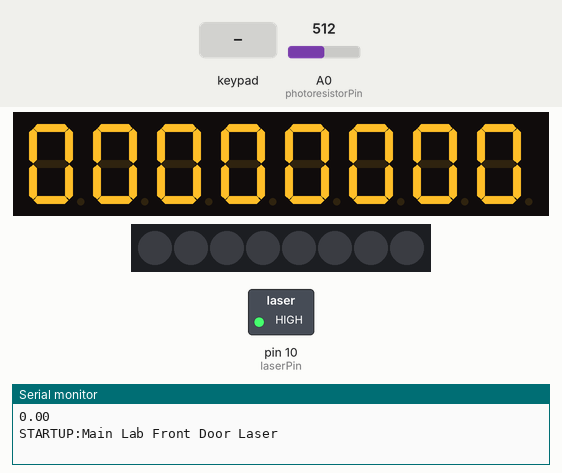
This sketch was run on a simulated Arduino Uno, built with avr-gcc and run on an emulated ATmega328P. Parts: 8-digit seven-segment display, 8 RGB LEDs in strip order, left to right, switched loads named in the sketch (green lamp = pin HIGH), the last lines printed to the serial monitor. The inputs (shaded band) are chosen by the test bench; at power-on: A0 (photoresistorPin) = 512.

Above: at 1.2 s.
1.3 s: keypad keys 1 2 3 4 pressed 0.4 s apart
At 1.37 s:
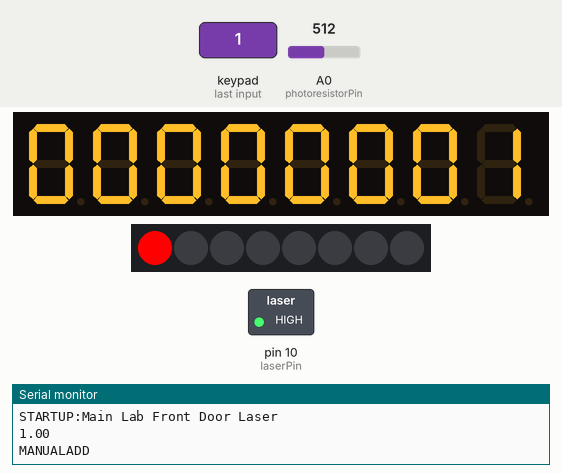
4.4 s: key '8' pressed
At 5.4 s:
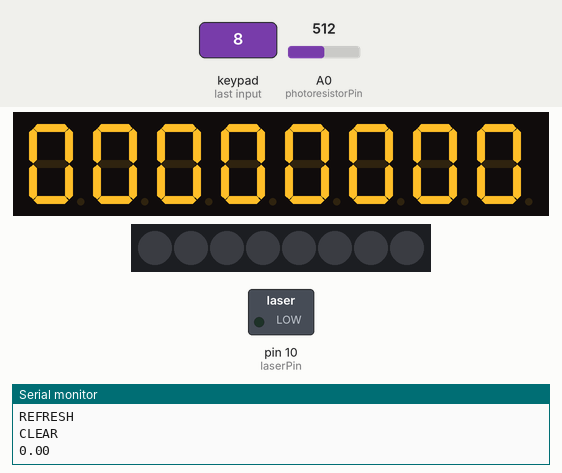
6.0 s: key '6' pressed
At 6.5 s:
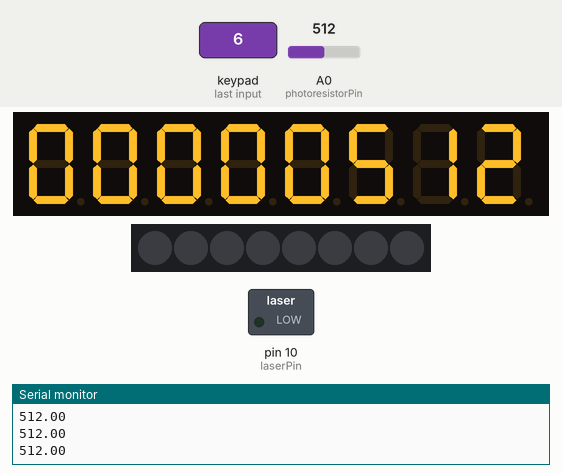
7.7 s: A0 (photoresistorPin) set to 716
At 8.9 s:
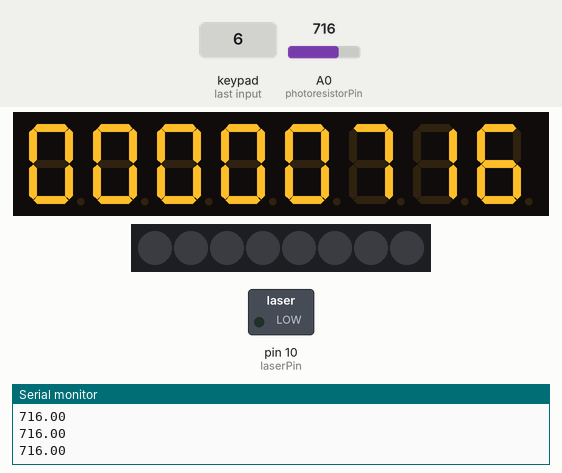
9.2 s: A0 (photoresistorPin) set to 900
At 10.5 s:
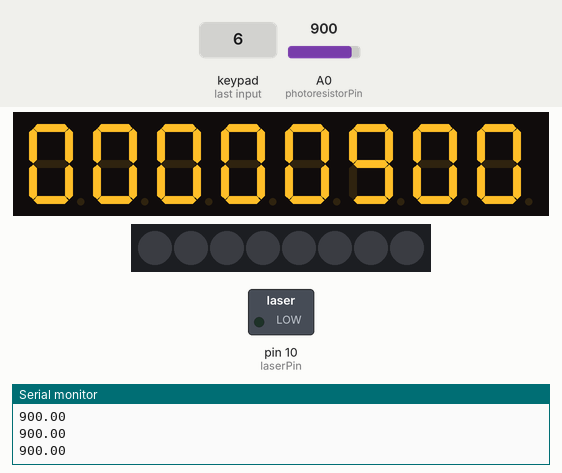
Timing chart, 0 to 12.2 s (numbered marks = the images above; inputs shaded):
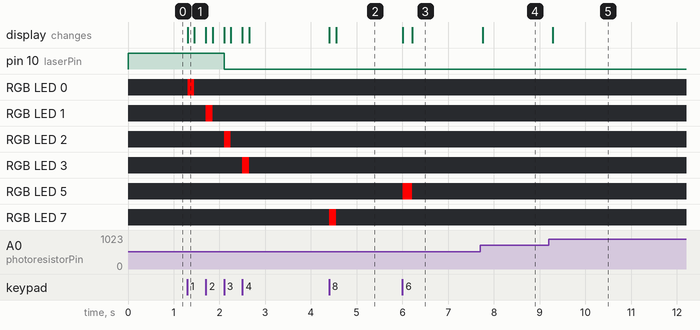

The sketch:

LaserCounterCircuit.ino
```cpp
/* CONSTRUCT LASER TRIPWIRE CODE
 *  WRITTEN BY Z. COOK
 *
 *
 *  ---------------------------------------
 *  Pinout:
 *  7: Seven segment display strobe
 *  8: Seven segment display data
 *  9: Seven segment display clock
 *  10: Laser diode
 *  A0: Photoresistor sensor
 */

// Load library for TMC1638 8 x Seven Segment Display ith Keys and LEDs display
#include <TM1638.h>

// CONFIG
// Pins
const int displayStrobePin = 7;
const int displayDataPin = 8;
const int displayClockPin = 9;
const int laserPin = 10;
const int photoresistorPin = A0;

// If 0, the laser will be disabled when the Arduino initializes
const int laserEnabledOnStart = 1;
// Threshold of photoresistor to be tripped from 0 to 1000
const int photoresistorThreshold = 100;

// LED that turns on when laser is tripped. Set to 0 to disable
const byte trippedLEDDebug = 64;

// Name of the board to send over serial.
String boardName = "Main Lab Front Door Laser";


// VARIABLES
// Button currently down
byte buttonCurrentlyDown = 0;
// Number displayed on screen
double numberToDisplay = 0;
// Count of people who passed through door
unsigned long doorPassCounter = 0;
// 1 is laser is enabled or 0 if laser is disabled
int laserEnabled = laserEnabledOnStart;
// Last time trip wire was triggered
unsigned long lastTripwireTime = 0;
// Offset to add to LEDs. USed with trippedLEDDebug
byte buttonLEDOnOffset = 0;
// Button statuses
byte buttonDownIndividualStatuses[] = {0,0,0,0,0,0,0,0};
// Determines the state of the display.
int showSensetivity = 0;

// Define module for seven segment display TMC1638
TM1638 module(displayDataPin,displayClockPin,displayStrobePin);


// CUSTOM FUNCTIONS
/*
 * Update display to number of people
 */
void updateDisplayToPeopleCounter() {
  // Update display
  numberToDisplay = 0;
  if (showSensetivity == 0) {
    numberToDisplay = floor(doorPassCounter/2.0);
  } else if (showSensetivity == 1) {
    numberToDisplay = floor(analogRead(photoresistorPin));
  }
  module.setDisplayToDecNumber(numberToDisplay,0x00);

  // Print serial to update clock
  Serial.println(numberToDisplay);
}

/*
 * Invoked when laser has been tripped and how long it has been broken
 * Will not be called when laser is disabled
 * Should be edited based on setup. Default is optimized for ankle level.
 */
void laserTripped(unsigned long timeDownMillis) {
  // Increment counter
  doorPassCounter = doorPassCounter += 1;

  // Update display
  updateDisplayToPeopleCounter();

  // Output string PASS if number of people changed
  if (doorPassCounter % 2 == 0) {
    Serial.println("INCREMENT");
  }
}

/*
 * Invoked when a button is pressed and released, with the button number
 */
void buttonPressed(byte buttonId) {
  if (buttonId == 1) {
    // 1st button pressed: Increase counter by 2
    doorPassCounter = doorPassCounter + 2;
    updateDisplayToPeopleCounter();
    Serial.println("MANUALADD");
  } else if (buttonId == 2) {
    // 2nd button pressed: Decrease counter by 2
    doorPassCounter = doorPassCounter - 2;
    if (doorPassCounter < 0 || doorPassCounter > ceil(pow(10,8)) - 1) {
      doorPassCounter = 0;
    }
    Serial.println("MANUALSUB");
    updateDisplayToPeopleCounter();
  } else if (buttonId == 4) {
    // 3rd button pressed: Enable/disable laser
    if (laserEnabled == 1) {
      laserEnabled = 0;
    } else {
      laserEnabled = 1;
    }
  } else if (buttonId == 8) {
    // 4th button pressed: Send refresh signal
    Serial.println("REFRESH");
  } else if (buttonId == 16) {
    // 5th button pressed: Nothing
  } else if (buttonId == 32) {
    // 6th button pressed: Change the debug button.
    if (showSensetivity == 0) {
      showSensetivity = 1;
    } else {
      showSensetivity = 0;
    }
    updateDisplayToPeopleCounter();
  } else if (buttonId == 64) {
    // 7th button pressed: Reserved
  } else if (buttonId == 128) {
    // 8th button pressed: Reset counter
    doorPassCounter = 0;
    Serial.println("CLEAR");
    updateDisplayToPeopleCounter();
  }
}

/*
 * Invoked when a Serial message is input.
 *
 * Current commands:
 *    SET:NNNNNNNN   - Sets number to display
 *    GETNAME        - Serial prints NAME:boardName
 */
void serialInput(String input) {
  // If command is "SET:_______", change door passes
  // IF command is "GETNAME", print NAME:boardName
  if (input.substring(0,4).equals("SET:")) {
    // Move string to buffer
    char inputLongBuffer[9];
    input.substring(4).toCharArray(inputLongBuffer,sizeof(inputLongBuffer));
    // Set door passes
    long inputLong = atol(inputLongBuffer);
    doorPassCounter = inputLong * 2;
    updateDisplayToPeopleCounter();
  } else if (input.substring(0,8).equals("GETNAME")) {
    Serial.println("NAME:" + boardName);
  }
}


// MAIN FUNCTIONS
/*
 * Update which button is down, if any
 */
void updateButtonsPressed() {
  // Update buttons pressed and update LEDs above
  buttonCurrentlyDown = module.getButtons() + buttonLEDOnOffset;
  module.setLEDs(buttonCurrentlyDown & 0xFF);
}

/*
 * Determines what buttons are pressed
 */
void signalButtonsToPress() {
  byte currentButtonsDown = buttonCurrentlyDown;

  // Go through buttons and signal ones down
  for (int i = 7; i >= 0; i--) {
    int buttonId = floor(pow(2,i) + 0.5);
    byte currentButtonState = buttonDownIndividualStatuses[i];
    byte newTotalState = currentButtonsDown % buttonId;

    // Change state if needed
    if (newTotalState == currentButtonsDown) {
      buttonDownIndividualStatuses[i] = 0;
    } else {
      currentButtonsDown = newTotalState;
      buttonDownIndividualStatuses[i] = 1;
    }

    // Update button down if went from down to up
    if (currentButtonState == 0 && buttonDownIndividualStatuses[i] == 1) {
      buttonPressed(buttonId);
    }
  }
}

/*
 * Function invoked every cycle step
 */
void laserCycleStep() {
  // Update buttons
  byte previousButtonDown = buttonCurrentlyDown;
  updateButtonsPressed();

  // If the sensetivity is being shown, display the sensitivity.
  if (showSensetivity == 1) {
    updateDisplayToPeopleCounter();
    delay(100);
  }

  // If buttons changed, call update function
  if (buttonCurrentlyDown != previousButtonDown) {
    signalButtonsToPress();
  }

  // If the laser is enabled, run the tripwire
  if (laserEnabled == 1) {
    int resistorValue = analogRead(photoresistorPin);

    // Set LED offset
    if (resistorValue < photoresistorThreshold) {
      buttonLEDOnOffset = trippedLEDDebug;
    } else {
      buttonLEDOnOffset = 0;
    }

    if (lastTripwireTime == 0 && resistorValue < photoresistorThreshold) {
      // If laser was tripped, set time to current time
      lastTripwireTime = millis();
    } else if (lastTripwireTime != 0 && resistorValue > photoresistorThreshold) {
      // If laser is no longer tripped and counter was set, invoke laserTripped and set timer to 0
      laserTripped(millis() - lastTripwireTime);
      lastTripwireTime = 0;
    }
  } else {
    // Reset tripwire state
    lastTripwireTime = 0;
  }

  // Enable/disable laser
  if (laserEnabled == 1) {
    digitalWrite(laserPin,HIGH);
  } else {
    digitalWrite(laserPin,LOW);
  }

  // Update serial input
  while (Serial.available()) {
    serialInput(Serial.readString());
  }
}


/*
 * Main setup function when intitialized
 */
void setup() {
  // Set up pins
  Serial.begin(9600);
  pinMode(laserPin,OUTPUT);

  // Set up display
  module.clearDisplay();
  updateDisplayToPeopleCounter();

  // Output startup message
  Serial.println("STARTUP:" + boardName);
}


/*
 * Main loop function after initialized
 */
void loop() {
  laserCycleStep();
}
```

Measured:
- after the input at 1.3 s, pin 10 (laserPin): HIGH → LOW after 0.80 s; RGB LED 0: off → RGB(255, 0, 0) at once, → off 0.15 s later
- after the input at 4.4 s, RGB LED 7: off → RGB(255, 0, 0) at once, → off 0.15 s later
- after the input at 6.0 s, RGB LED 5: off → RGB(255, 0, 0) at once, → off 0.21 s later; the display: first changes at once (image 3 shows a later state)
- after the input at 7.7 s, the display: changes after 0.05 s (image 4)
- after the input at 9.2 s, the display: changes after 0.09 s (image 5)
